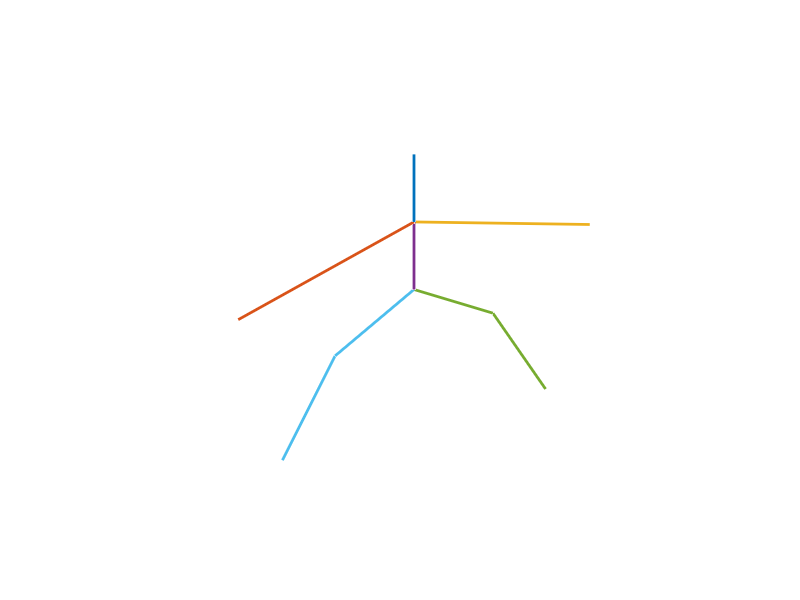

The MATLAB script that drew this image: (Note: this script raises an error after producing the figure.)
%% Grid adapting to a multilateral well
% We consider a multilateral well with four branches. Here, the branches
% are assumed to be in a single vertical plane to simplify visualization of
% the resulting grid, but the procedure we present is more general and can
% easily be changed to handle horizontal well paths.

%% Set gridding parameters
xmax = 1.001; xmin = -0.001;
ymax = 1.001; ymin = -0.001;
zmax = 1.001; zmin = -0.001;
bdr   = [ xmin, ymin, zmin;  ...
          xmax, ymin, zmin;  ...
          xmax, ymax, zmin;  ...
          xmin, ymax, zmin;  ...
          xmin, ymin, zmax;  ...
          xmax, ymin, zmax;  ...
          xmax, ymax, zmax;  ...
          ymin, ymax, zmax];

%% Create well sites
wGc = @(p) 1/25 / 2 * ones(size(p, 1), 1);
line1 = [0.5, 0.5, 1; 0.5, 0.5, 3 / 4];
line2 = [0.5, 0.5, 3 / 4; 1 / 5, 0.5, 0.5; 1 / 6, 0.5, 1 / 6];
line3 = [0.5, 0.5, 3 / 4; 4 / 5, 0.5, 0.5; 5 / 6, 0.5, 1 / 6];
line4 = [0.5, 0.5, 3 / 4; 0.5, 0.5, 0.5];
line5 = [0.5, 0.5, 0.5; 3 / 5, 0.5, 1 / 3; 2 / 3, 0.5, 0];
line6 = [0.5, 0.5, 0.5; 2 / 5, 0.5, 1 / 3; 1 / 3, 0.5, 0];
wl = {line1, line2, line3, line4, line5, line6};

figure, hold all
for i=1:numel(wl)
    plot3(wl{i}(:,1),wl{i}(:,2),wl{i}(:,3),'LineWidth',2);
end
view(3), axis tight off
zoom(1.5), set(gca,'Clipping',false)
%%
Wc = lineSites3D(wl, repmat({wGc}, 1, numel(wl)));
plot3(Wc.pts(:,1),Wc.pts(:,2),Wc.pts(:,3),'.','MarkerSize',10);


%% Create reservoir sites
dt = 1 / 13; % Mesh size
xr = xmin + dt / 2 : dt : xmax - dt / 2;
yr = ymin + dt / 2 : dt : ymax - dt / 2;
zr = zmin + dt / 2 : dt : zmax - dt / 2;
[X, Y, Z] = ndgrid(xr, yr, zr);
bgSites = [X(:), Y(:), Z(:)];

varArg = {'level', 1, 'maxLev', 2, 'distTol', 1.5 * dt};
res = {};
for i = 1:size(bgSites, 1)
    res = [res; mlqt(bgSites(i,:), Wc.pts , [dt, dt, dt], varArg{:})];
end
bgSites = vertcat(res{:, 1});

% Remove any sites innside the spheres
bgSites = lineSufCond3D(bgSites, Wc);

% Plot result
plot3(bgSites(:,1),bgSites(:,2),bgSites(:,3),'.');
plotGrid(cartGrid([1 1 1],[xmax,ymax,zmax]),'FaceColor','none');
set(gca,'zdir','normal')
axis tight

%% Create the 3D grid
sites  = [Wc.pts; bgSites];
G      = mirroredPebi3D(sites, bdr);

%% Plots of the grid
% Plot the the perforated cells only
G = computeGeometry(G);
color = get(gca, 'colororder');
figure()
plotGrid(G, 1:size(Wc.pts, 1), 'facecolor', color(1, :))
axis equal off tight
set(gca,'zdir','normal')
view(0,0)

%%
% Plot the grid split open in two
figure(2); clf
cl = sites(:, 2) < 0.5 + 1e-5;
cr = sites(:, 2) >= 0.5 + 1e-5;
Gp = G;
plotGrid(Gp, cl)
plotGrid(Gp, 1:size(Wc.pts, 1), 'facecolor', color(1, :))
Gp = rodriguesRotation(Gp, -pi / 2, [0, 0, 1], [1, 0.5, 0]);
Gp.nodes.coords(:, 2) = Gp.nodes.coords(:, 2) + 0.2;
plotGrid(Gp, cr)
view(-130, 25)
light('Position',[0.5 1.5 1.5],'Style','local')
light('Position',[0.5 1.5 1.5],'Style','infinite')
axis equal tight off
set(gca,'zdir','normal')

%%
% Plot half of the grid, seen from another direction
figure(3); clf
ch = sites(:, 1) < 0.5 + 1e-5;
Gp = G;
plotGrid(Gp, ch)
plotGrid(Gp, 1:size(Wc.pts, 1), 'facecolor', color(1, :))
view(140, 30)
light('Position',[1 1.5 1.5],'Style','local')
light('Position',[1 1.5 1.5],'Style','infinite')
axis equal tight off
set(gca,'zdir','normal')